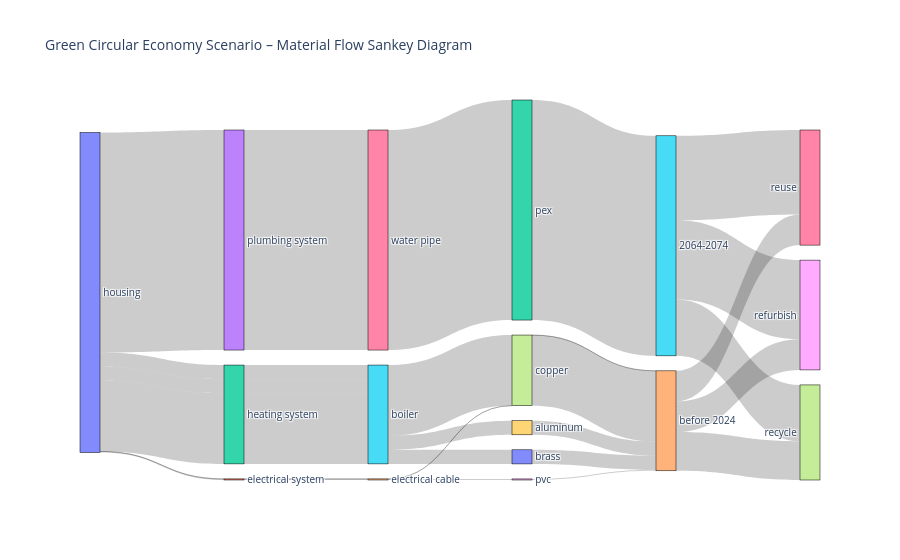

This figure's notebook cell:
### Code cell
import plotly.graph_objects as go

# Aggregate flows by end-of-life decade and category
df_flows_aggregated = df_flows.groupby(['end_of_life_decade', 'category']).agg({'weight': 'sum'}).reset_index()

# Prepare labels and mappings
building_category = df_scenario['building_class'].unique().tolist()
building_system = df_scenario['building_system'].unique().tolist()
component = df_scenario['component'].unique().tolist()
material = df_scenario['material'].unique().tolist()
end_of_life_decade = df_scenario['end_of_life_decade'].unique().tolist()
categories = ['reuse', 'recycle', 'refurbish', 'disposal']

labels = building_category + building_system + component + material + end_of_life_decade + categories
label_to_index = {label: i for i, label in enumerate(labels)}

# Rebuild source/target/value lists
source = []
target = []
value = []

# Building class → System
for _, row in df_scenario.iterrows():
    source.append(label_to_index[row['building_class']])
    target.append(label_to_index[row['building_system']])
    value.append(row['material_weight'])

# System → Component
for _, row in df_scenario.iterrows():
    source.append(label_to_index[row['building_system']])
    target.append(label_to_index[row['component']])
    value.append(row['material_weight'])

# Component → Material
for _, row in df_scenario.iterrows():
    source.append(label_to_index[row['component']])
    target.append(label_to_index[row['material']])
    value.append(row['material_weight'])

# Material → End of life decade
for _, row in df_scenario.iterrows():
    source.append(label_to_index[row['material']])
    target.append(label_to_index[row['end_of_life_decade']])
    value.append(row['material_weight'])

# End of life decade → Circularity category
for _, row in df_flows_aggregated.iterrows():
    source.append(label_to_index[row['end_of_life_decade']])
    target.append(label_to_index[row['category']])
    value.append(row['weight'])

# Create Sankey diagram
fig = go.Figure(data=[go.Sankey(
    node=dict(
        pad=15,
        thickness=20,
        line=dict(color="black", width=0.5),
        label=labels,
    ),
    link=dict(
        source=source,
        target=target,
        value=value
    ))])

fig.update_layout(title_text="Green Circular Economy Scenario – Material Flow Sankey Diagram", font_size=10)
fig.show()

### Figure 1 — Plotly figure (JSON) as saved in the notebook; plotly's stock layout.template omitted (floating-point values rounded to 4 significant figures)
{"data": [{"link": {"source": [0, 0, 0, 0, 0, 0, 0, 0, 0, 0, 1, 1, 2, 2, 2, 3, 3, 3, 3, 3, 4, 4, 5, 5, 5, 6, 6, 6, 6, 6, 7, 8, 9, 10, 7, 11, 7, 12, 13, 11, 15, 15, 15, 15, 14, 14, 14, 14], "target": [1, 1, 2, 2, 2, 3, 3, 3, 3, 3, 4, 4, 5, 5, 5, 6, 6, 6, 6, 6, 7, 8, 9, 10, 7, 11, 7, 12, 13, 11, 14, 14, 14, 14, 14, 15, 15, 15, 15, 15, 19, 17, 18, 16, 19, 17, 18, 16], "value": [0.002017, 0.07865, 1.03, 1.03, 5.15, 0, 0, 16.05, 0, 0, 0.002017, 0.07865, 1.03, 1.03, 5.15, 0, 0, 16.05, 0, 0, 0.002017, 0.07865, 1.03, 1.03, 5.15, 0, 0, 16.05, 0, 0, 0.002017, 0.07865, 1.03, 1.03, 5.15, 0, 0, 16.05, 0, 0, 0, 4.109, 5.778, 6.163, 0, 2.826, 2.232, 2.233]}, "node": {"label": ["housing", "electrical system", "heating system", "plumbing system", "electrical cable", "boiler", "water pipe", "copper", "pvc", "aluminum", "brass", "zinc coating", "pex", "steel", "before 2024", "2064-2074", "reuse", "recycle", "refurbish", "disposal"], "line": {"color": "black", "width": 0.5}, "pad": 15, "thickness": 20}, "type": "sankey"}], "layout": {"font": {"size": 10}, "title": {"text": "Green Circular Economy Scenario – Material Flow Sankey Diagram"}}}
